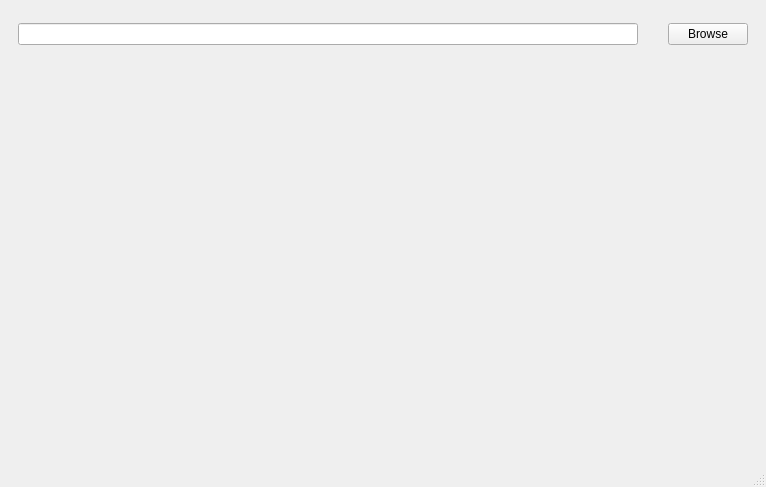
<?xml version="1.0" encoding="UTF-8"?>
<ui version="4.0">
 <class>MainWindow</class>
 <widget class="QMainWindow" name="MainWindow">
  <property name="geometry">
   <rect>
    <x>0</x>
    <y>0</y>
    <width>766</width>
    <height>487</height>
   </rect>
  </property>
  <property name="windowTitle">
   <string>MainWindow</string>
  </property>
  <widget class="QWidget" name="centralwidget">
   <layout class="QVBoxLayout" name="verticalLayout">
    <property name="spacing">
     <number>0</number>
    </property>
    <property name="leftMargin">
     <number>0</number>
    </property>
    <property name="topMargin">
     <number>0</number>
    </property>
    <property name="rightMargin">
     <number>0</number>
    </property>
    <property name="bottomMargin">
     <number>0</number>
    </property>
    <item>
     <widget class="QWidget" name="widget" native="true">
      <layout class="QVBoxLayout" name="verticalLayout_2">
       <property name="topMargin">
        <number>4</number>
       </property>
       <item>
        <widget class="QWidget" name="widget_2" native="true">
         <property name="minimumSize">
          <size>
           <width>0</width>
           <height>60</height>
          </size>
         </property>
         <property name="maximumSize">
          <size>
           <width>16777215</width>
           <height>60</height>
          </size>
         </property>
         <layout class="QHBoxLayout" name="horizontalLayout">
          <property name="spacing">
           <number>30</number>
          </property>
          <property name="leftMargin">
           <number>9</number>
          </property>
          <item>
           <widget class="QLineEdit" name="dirLine"/>
          </item>
          <item>
           <widget class="QPushButton" name="browseButton">
            <property name="text">
             <string>Browse</string>
            </property>
           </widget>
          </item>
         </layout>
        </widget>
       </item>
       <item>
        <widget class="QWidget" name="widget_3" native="true"/>
       </item>
      </layout>
     </widget>
    </item>
   </layout>
  </widget>
  <widget class="QMenuBar" name="menubar">
   <property name="geometry">
    <rect>
     <x>0</x>
     <y>0</y>
     <width>766</width>
     <height>22</height>
    </rect>
   </property>
  </widget>
  <widget class="QStatusBar" name="statusbar"/>
 </widget>
 <resources/>
 <connections/>
</ui>
